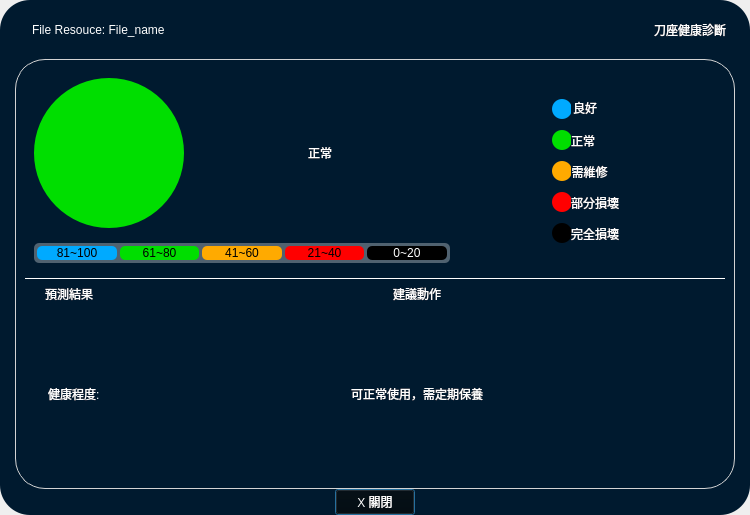
<?xml version="1.0" encoding="UTF-8"?>
<ui version="4.0">
 <class>Dialog</class>
 <widget class="QDialog" name="Dialog">
  <property name="geometry">
   <rect>
    <x>0</x>
    <y>0</y>
    <width>750</width>
    <height>515</height>
   </rect>
  </property>
  <property name="sizePolicy">
   <sizepolicy hsizetype="Fixed" vsizetype="Fixed">
    <horstretch>0</horstretch>
    <verstretch>0</verstretch>
   </sizepolicy>
  </property>
  <property name="windowTitle">
   <string>Dialog</string>
  </property>
  <layout class="QGridLayout" name="gridLayout">
   <property name="leftMargin">
    <number>0</number>
   </property>
   <property name="topMargin">
    <number>0</number>
   </property>
   <property name="rightMargin">
    <number>0</number>
   </property>
   <property name="bottomMargin">
    <number>0</number>
   </property>
   <property name="spacing">
    <number>0</number>
   </property>
   <item row="0" column="0">
    <widget class="QFrame" name="mainframe">
     <property name="styleSheet">
      <string notr="true">QFrame{
	border-radius:30px;
	background-color: rgb(0, 26, 47);
	color:rgb(255, 255, 255)
}</string>
     </property>
     <property name="frameShape">
      <enum>QFrame::StyledPanel</enum>
     </property>
     <property name="frameShadow">
      <enum>QFrame::Raised</enum>
     </property>
     <layout class="QGridLayout" name="gridLayout_2" rowstretch="0,0,0,0" columnstretch="0,0,0,0,0,0">
      <property name="leftMargin">
       <number>15</number>
      </property>
      <property name="topMargin">
       <number>11</number>
      </property>
      <property name="rightMargin">
       <number>15</number>
      </property>
      <property name="bottomMargin">
       <number>0</number>
      </property>
      <property name="spacing">
       <number>0</number>
      </property>
      <item row="3" column="4">
       <spacer name="horizontalSpacer_4">
        <property name="orientation">
         <enum>Qt::Horizontal</enum>
        </property>
        <property name="sizeHint" stdset="0">
         <size>
          <width>40</width>
          <height>20</height>
         </size>
        </property>
       </spacer>
      </item>
      <item row="3" column="1">
       <spacer name="horizontalSpacer_2">
        <property name="orientation">
         <enum>Qt::Horizontal</enum>
        </property>
        <property name="sizeHint" stdset="0">
         <size>
          <width>40</width>
          <height>20</height>
         </size>
        </property>
       </spacer>
      </item>
      <item row="3" column="3">
       <widget class="QPushButton" name="Dialog_exit_btn">
        <property name="sizePolicy">
         <sizepolicy hsizetype="Preferred" vsizetype="Fixed">
          <horstretch>0</horstretch>
          <verstretch>0</verstretch>
         </sizepolicy>
        </property>
        <property name="minimumSize">
         <size>
          <width>40</width>
          <height>25</height>
         </size>
        </property>
        <property name="styleSheet">
         <string notr="true">QPushButton{
color: rgb(255, 255, 255);
background-color: transparent;
	font: 57 10pt &quot;Gen Jyuu GothicX Medium&quot;;
}
QPushButton:hover{
	color: rgb(1, 151, 241);
}</string>
        </property>
        <property name="text">
         <string>X 關閉</string>
        </property>
        <property name="iconSize">
         <size>
          <width>13</width>
          <height>13</height>
         </size>
        </property>
       </widget>
      </item>
      <item row="0" column="0" colspan="5">
       <widget class="QFrame" name="titlespace">
        <property name="sizePolicy">
         <sizepolicy hsizetype="Expanding" vsizetype="Preferred">
          <horstretch>0</horstretch>
          <verstretch>0</verstretch>
         </sizepolicy>
        </property>
        <property name="frameShape">
         <enum>QFrame::StyledPanel</enum>
        </property>
        <property name="frameShadow">
         <enum>QFrame::Raised</enum>
        </property>
        <layout class="QHBoxLayout" name="horizontalLayout">
         <item>
          <widget class="QLabel" name="filename">
           <property name="sizePolicy">
            <sizepolicy hsizetype="Fixed" vsizetype="Preferred">
             <horstretch>0</horstretch>
             <verstretch>0</verstretch>
            </sizepolicy>
           </property>
           <property name="styleSheet">
            <string notr="true">margin-left:5px;
font: 57 10pt &quot;Gen Jyuu GothicX Medium&quot;;</string>
           </property>
           <property name="text">
            <string>File Resouce: File_name</string>
           </property>
          </widget>
         </item>
         <item>
          <spacer name="horizontalSpacer">
           <property name="orientation">
            <enum>Qt::Horizontal</enum>
           </property>
           <property name="sizeHint" stdset="0">
            <size>
             <width>40</width>
             <height>20</height>
            </size>
           </property>
          </spacer>
         </item>
         <item>
          <widget class="QLabel" name="title_2">
           <property name="sizePolicy">
            <sizepolicy hsizetype="Fixed" vsizetype="Preferred">
             <horstretch>0</horstretch>
             <verstretch>0</verstretch>
            </sizepolicy>
           </property>
           <property name="styleSheet">
            <string notr="true">font: 57 10pt &quot;Gen Jyuu GothicX Medium&quot;;</string>
           </property>
           <property name="text">
            <string>刀座健康診斷</string>
           </property>
          </widget>
         </item>
        </layout>
       </widget>
      </item>
      <item row="1" column="1" colspan="5">
       <widget class="QFrame" name="output">
        <property name="minimumSize">
         <size>
          <width>0</width>
          <height>0</height>
         </size>
        </property>
        <property name="styleSheet">
         <string notr="true">QFrame #output{
	border: 1px solid lightgray;
	margin-top:10px;
}</string>
        </property>
        <property name="frameShape">
         <enum>QFrame::StyledPanel</enum>
        </property>
        <property name="frameShadow">
         <enum>QFrame::Raised</enum>
        </property>
        <layout class="QFormLayout" name="formLayout">
         <item row="0" column="0" colspan="2">
          <widget class="QFrame" name="frame">
           <property name="sizePolicy">
            <sizepolicy hsizetype="Preferred" vsizetype="Preferred">
             <horstretch>0</horstretch>
             <verstretch>0</verstretch>
            </sizepolicy>
           </property>
           <property name="styleSheet">
            <string notr="true"/>
           </property>
           <property name="frameShape">
            <enum>QFrame::StyledPanel</enum>
           </property>
           <property name="frameShadow">
            <enum>QFrame::Raised</enum>
           </property>
           <layout class="QGridLayout" name="gridLayout_4">
            <property name="verticalSpacing">
             <number>15</number>
            </property>
            <item row="0" column="1">
             <widget class="QLabel" name="state">
              <property name="sizePolicy">
               <sizepolicy hsizetype="Preferred" vsizetype="Preferred">
                <horstretch>0</horstretch>
                <verstretch>0</verstretch>
               </sizepolicy>
              </property>
              <property name="maximumSize">
               <size>
                <width>16777215</width>
                <height>16777215</height>
               </size>
              </property>
              <property name="contextMenuPolicy">
               <enum>Qt::NoContextMenu</enum>
              </property>
              <property name="styleSheet">
               <string notr="true">font: 57 14pt &quot;Gen Jyuu GothicX Medium&quot;;</string>
              </property>
              <property name="text">
               <string>正常</string>
              </property>
              <property name="alignment">
               <set>Qt::AlignCenter</set>
              </property>
             </widget>
            </item>
            <item row="0" column="0">
             <widget class="QLabel" name="circle_color">
              <property name="sizePolicy">
               <sizepolicy hsizetype="Fixed" vsizetype="Fixed">
                <horstretch>0</horstretch>
                <verstretch>0</verstretch>
               </sizepolicy>
              </property>
              <property name="minimumSize">
               <size>
                <width>150</width>
                <height>150</height>
               </size>
              </property>
              <property name="styleSheet">
               <string notr="true">border-radius: 75px;       
background: rgb(0, 222 , 0);       </string>
              </property>
              <property name="text">
               <string/>
              </property>
             </widget>
            </item>
            <item row="0" column="2" rowspan="2">
             <layout class="QFormLayout" name="formLayout_2">
              <property name="fieldGrowthPolicy">
               <enum>QFormLayout::AllNonFixedFieldsGrow</enum>
              </property>
              <property name="rowWrapPolicy">
               <enum>QFormLayout::DontWrapRows</enum>
              </property>
              <property name="labelAlignment">
               <set>Qt::AlignCenter</set>
              </property>
              <property name="formAlignment">
               <set>Qt::AlignCenter</set>
              </property>
              <property name="verticalSpacing">
               <number>11</number>
              </property>
              <item row="1" column="0">
               <widget class="QLabel" name="label_10">
                <property name="enabled">
                 <bool>true</bool>
                </property>
                <property name="sizePolicy">
                 <sizepolicy hsizetype="Fixed" vsizetype="Fixed">
                  <horstretch>0</horstretch>
                  <verstretch>0</verstretch>
                 </sizepolicy>
                </property>
                <property name="minimumSize">
                 <size>
                  <width>20</width>
                  <height>20</height>
                 </size>
                </property>
                <property name="styleSheet">
                 <string notr="true">border-radius: 10px;      
background:  rgb(0, 222 , 0);       </string>
                </property>
                <property name="text">
                 <string/>
                </property>
               </widget>
              </item>
              <item row="1" column="1">
               <widget class="QLabel" name="label_14">
                <property name="sizePolicy">
                 <sizepolicy hsizetype="Fixed" vsizetype="Fixed">
                  <horstretch>0</horstretch>
                  <verstretch>0</verstretch>
                 </sizepolicy>
                </property>
                <property name="styleSheet">
                 <string notr="true">padding-top:2px;
font: 57 10pt &quot;Gen Jyuu GothicX Medium&quot;;</string>
                </property>
                <property name="text">
                 <string>正常</string>
                </property>
                <property name="alignment">
                 <set>Qt::AlignCenter</set>
                </property>
               </widget>
              </item>
              <item row="2" column="0">
               <widget class="QLabel" name="label_11">
                <property name="sizePolicy">
                 <sizepolicy hsizetype="Fixed" vsizetype="Fixed">
                  <horstretch>0</horstretch>
                  <verstretch>0</verstretch>
                 </sizepolicy>
                </property>
                <property name="minimumSize">
                 <size>
                  <width>20</width>
                  <height>20</height>
                 </size>
                </property>
                <property name="styleSheet">
                 <string notr="true">border-radius: 10px;   
border:none;  
background: rgb(255, 170, 0);</string>
                </property>
                <property name="text">
                 <string/>
                </property>
               </widget>
              </item>
              <item row="2" column="1">
               <widget class="QLabel" name="label_15">
                <property name="sizePolicy">
                 <sizepolicy hsizetype="Fixed" vsizetype="Fixed">
                  <horstretch>0</horstretch>
                  <verstretch>0</verstretch>
                 </sizepolicy>
                </property>
                <property name="styleSheet">
                 <string notr="true">padding-top:2px;
font: 57 10pt &quot;Gen Jyuu GothicX Medium&quot;;</string>
                </property>
                <property name="text">
                 <string>需維修</string>
                </property>
                <property name="alignment">
                 <set>Qt::AlignCenter</set>
                </property>
               </widget>
              </item>
              <item row="3" column="0">
               <widget class="QLabel" name="label_12">
                <property name="sizePolicy">
                 <sizepolicy hsizetype="Fixed" vsizetype="Fixed">
                  <horstretch>0</horstretch>
                  <verstretch>0</verstretch>
                 </sizepolicy>
                </property>
                <property name="minimumSize">
                 <size>
                  <width>20</width>
                  <height>20</height>
                 </size>
                </property>
                <property name="styleSheet">
                 <string notr="true">border-radius: 10px;   
border:none;  
background: red;</string>
                </property>
                <property name="text">
                 <string/>
                </property>
               </widget>
              </item>
              <item row="3" column="1">
               <widget class="QLabel" name="label_16">
                <property name="sizePolicy">
                 <sizepolicy hsizetype="Fixed" vsizetype="Fixed">
                  <horstretch>0</horstretch>
                  <verstretch>0</verstretch>
                 </sizepolicy>
                </property>
                <property name="styleSheet">
                 <string notr="true">padding-top:2px;
font: 57 10pt &quot;Gen Jyuu GothicX Medium&quot;;</string>
                </property>
                <property name="text">
                 <string>部分損壞</string>
                </property>
                <property name="alignment">
                 <set>Qt::AlignCenter</set>
                </property>
               </widget>
              </item>
              <item row="4" column="0">
               <widget class="QLabel" name="label_19">
                <property name="sizePolicy">
                 <sizepolicy hsizetype="Fixed" vsizetype="Fixed">
                  <horstretch>0</horstretch>
                  <verstretch>0</verstretch>
                 </sizepolicy>
                </property>
                <property name="minimumSize">
                 <size>
                  <width>20</width>
                  <height>20</height>
                 </size>
                </property>
                <property name="styleSheet">
                 <string notr="true">border-radius: 10px;   
border:none;  
background: black;</string>
                </property>
                <property name="text">
                 <string/>
                </property>
               </widget>
              </item>
              <item row="4" column="1">
               <widget class="QLabel" name="label_17">
                <property name="sizePolicy">
                 <sizepolicy hsizetype="Fixed" vsizetype="Fixed">
                  <horstretch>0</horstretch>
                  <verstretch>0</verstretch>
                 </sizepolicy>
                </property>
                <property name="styleSheet">
                 <string notr="true">padding-top:2px;
font: 57 10pt &quot;Gen Jyuu GothicX Medium&quot;;</string>
                </property>
                <property name="text">
                 <string>完全損壞</string>
                </property>
                <property name="alignment">
                 <set>Qt::AlignCenter</set>
                </property>
               </widget>
              </item>
              <item row="0" column="0">
               <widget class="QLabel" name="label_9">
                <property name="sizePolicy">
                 <sizepolicy hsizetype="Fixed" vsizetype="Fixed">
                  <horstretch>0</horstretch>
                  <verstretch>0</verstretch>
                 </sizepolicy>
                </property>
                <property name="minimumSize">
                 <size>
                  <width>20</width>
                  <height>20</height>
                 </size>
                </property>
                <property name="styleSheet">
                 <string notr="true">
border-radius: 10px;      
background: rgb(0, 170, 255);</string>
                </property>
                <property name="text">
                 <string/>
                </property>
               </widget>
              </item>
              <item row="0" column="1">
               <widget class="QLabel" name="label_13">
                <property name="sizePolicy">
                 <sizepolicy hsizetype="Fixed" vsizetype="Fixed">
                  <horstretch>0</horstretch>
                  <verstretch>0</verstretch>
                 </sizepolicy>
                </property>
                <property name="styleSheet">
                 <string notr="true">padding-left:2px;
font: 57 10pt &quot;Gen Jyuu GothicX Medium&quot;;</string>
                </property>
                <property name="text">
                 <string>良好</string>
                </property>
                <property name="alignment">
                 <set>Qt::AlignCenter</set>
                </property>
               </widget>
              </item>
             </layout>
            </item>
            <item row="1" column="0" colspan="2">
             <widget class="QFrame" name="statuslabel_2">
              <property name="sizePolicy">
               <sizepolicy hsizetype="Preferred" vsizetype="Preferred">
                <horstretch>0</horstretch>
                <verstretch>0</verstretch>
               </sizepolicy>
              </property>
              <property name="minimumSize">
               <size>
                <width>400</width>
                <height>0</height>
               </size>
              </property>
              <property name="styleSheet">
               <string notr="true">background-color:rgba(255, 255, 255, 80);
color: rgb(255, 255, 255);
font: 9pt &quot;Franklin Gothic Medium&quot;;
border-radius:5px;
</string>
              </property>
              <layout class="QHBoxLayout" name="statuslabel">
               <property name="spacing">
                <number>3</number>
               </property>
               <property name="leftMargin">
                <number>3</number>
               </property>
               <property name="topMargin">
                <number>3</number>
               </property>
               <property name="rightMargin">
                <number>3</number>
               </property>
               <property name="bottomMargin">
                <number>3</number>
               </property>
               <item>
                <widget class="QLabel" name="label_4">
                 <property name="styleSheet">
                  <string notr="true">background: rgb(0, 170, 255);
color: #000;</string>
                 </property>
                 <property name="text">
                  <string>81~100</string>
                 </property>
                 <property name="alignment">
                  <set>Qt::AlignCenter</set>
                 </property>
                </widget>
               </item>
               <item>
                <widget class="QLabel" name="label_5">
                 <property name="styleSheet">
                  <string notr="true">background: rgb(0, 222 , 0);
color: #000;</string>
                 </property>
                 <property name="text">
                  <string>61~80</string>
                 </property>
                 <property name="alignment">
                  <set>Qt::AlignCenter</set>
                 </property>
                </widget>
               </item>
               <item>
                <widget class="QLabel" name="label_6">
                 <property name="styleSheet">
                  <string notr="true">background: rgb(255, 170, 0);
color: #000;</string>
                 </property>
                 <property name="text">
                  <string>41~60</string>
                 </property>
                 <property name="alignment">
                  <set>Qt::AlignCenter</set>
                 </property>
                </widget>
               </item>
               <item>
                <widget class="QLabel" name="label_7">
                 <property name="styleSheet">
                  <string notr="true">background: red;
color: #000;</string>
                 </property>
                 <property name="text">
                  <string>21~40</string>
                 </property>
                 <property name="alignment">
                  <set>Qt::AlignCenter</set>
                 </property>
                </widget>
               </item>
               <item>
                <widget class="QLabel" name="label">
                 <property name="styleSheet">
                  <string notr="true">background-color: rgb(0, 0, 0);</string>
                 </property>
                 <property name="text">
                  <string>0~20</string>
                 </property>
                 <property name="alignment">
                  <set>Qt::AlignCenter</set>
                 </property>
                </widget>
               </item>
              </layout>
             </widget>
            </item>
           </layout>
          </widget>
         </item>
         <item row="2" column="0" colspan="2">
          <widget class="Line" name="line">
           <property name="sizePolicy">
            <sizepolicy hsizetype="Expanding" vsizetype="Fixed">
             <horstretch>0</horstretch>
             <verstretch>0</verstretch>
            </sizepolicy>
           </property>
           <property name="minimumSize">
            <size>
             <width>0</width>
             <height>1</height>
            </size>
           </property>
           <property name="maximumSize">
            <size>
             <width>16777215</width>
             <height>1</height>
            </size>
           </property>
           <property name="styleSheet">
            <string notr="true">background-color: rgb(255, 255, 255);</string>
           </property>
           <property name="orientation">
            <enum>Qt::Horizontal</enum>
           </property>
          </widget>
         </item>
         <item row="4" column="0">
          <widget class="QLabel" name="model_name">
           <property name="sizePolicy">
            <sizepolicy hsizetype="Expanding" vsizetype="Expanding">
             <horstretch>0</horstretch>
             <verstretch>0</verstretch>
            </sizepolicy>
           </property>
           <property name="minimumSize">
            <size>
             <width>0</width>
             <height>0</height>
            </size>
           </property>
           <property name="styleSheet">
            <string notr="true">font: 57 24pt &quot;Gen Jyuu GothicX Medium&quot;;
padding-left:20px;</string>
           </property>
           <property name="text">
            <string>預測結果</string>
           </property>
           <property name="alignment">
            <set>Qt::AlignCenter</set>
           </property>
          </widget>
         </item>
         <item row="4" column="1">
          <widget class="QLabel" name="label_18">
           <property name="sizePolicy">
            <sizepolicy hsizetype="Expanding" vsizetype="Expanding">
             <horstretch>0</horstretch>
             <verstretch>0</verstretch>
            </sizepolicy>
           </property>
           <property name="styleSheet">
            <string notr="true">font: 57 20pt &quot;Gen Jyuu GothicX Medium&quot;;</string>
           </property>
           <property name="text">
            <string>建議動作</string>
           </property>
           <property name="alignment">
            <set>Qt::AlignCenter</set>
           </property>
          </widget>
         </item>
         <item row="5" column="0">
          <widget class="QLabel" name="score">
           <property name="sizePolicy">
            <sizepolicy hsizetype="Expanding" vsizetype="Expanding">
             <horstretch>0</horstretch>
             <verstretch>0</verstretch>
            </sizepolicy>
           </property>
           <property name="styleSheet">
            <string notr="true">font: 57 14pt &quot;Gen Jyuu GothicX Medium&quot;;
padding-left:20px;</string>
           </property>
           <property name="text">
            <string>健康程度:</string>
           </property>
          </widget>
         </item>
         <item row="5" column="1">
          <widget class="QLabel" name="comment">
           <property name="sizePolicy">
            <sizepolicy hsizetype="Expanding" vsizetype="Expanding">
             <horstretch>0</horstretch>
             <verstretch>1</verstretch>
            </sizepolicy>
           </property>
           <property name="styleSheet">
            <string notr="true">font: 57 12pt &quot;Gen Jyuu GothicX Medium&quot;;</string>
           </property>
           <property name="text">
            <string>可正常使用，需定期保養</string>
           </property>
           <property name="alignment">
            <set>Qt::AlignCenter</set>
           </property>
          </widget>
         </item>
        </layout>
        <zorder>label_18</zorder>
        <zorder>score</zorder>
        <zorder>frame</zorder>
        <zorder>model_name</zorder>
        <zorder>line</zorder>
        <zorder>comment</zorder>
       </widget>
      </item>
     </layout>
    </widget>
   </item>
  </layout>
 </widget>
 <resources>
  <include location="res.qrc"/>
 </resources>
 <connections/>
</ui>
